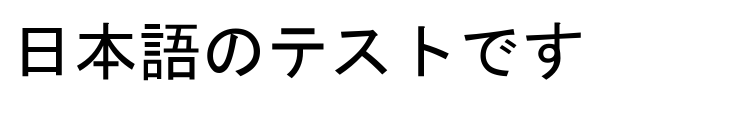
#> input picture tools/fixtures/jp-horizontal.png, 748 x 115 px; its folder holds only this picture in this run
$ python -i bubble_detector.py   (imports and definitions only)
#> lines starting #> are read from the running program, lines starting #| are printed output that depends on the picture; after the words box and inside, x2 and y2 are one past the last pixel; in counts of white or black regions, pixels touching at a corner belong together
#> further down, picture is the input picture: PIL image 748x115 RGB; min 0, max 255, mean 232.5
"""Lightweight text-region grouping for page-level manga OCR."""

from __future__ import annotations

import math

import numpy as np
from PIL import Image, ImageFilter


def _components(mask: np.ndarray) -> list[tuple[int, int, int, int]]:
    """Return connected bounding boxes using row runs and a union-find."""
    parents: list[int] = []
    boxes: list[list[int]] = []
    previous: list[tuple[int, int, int]] = []

    def root(label: int) -> int:
        while parents[label] != label:
            parents[label] = parents[parents[label]]
            label = parents[label]
        return label

    for y, row in enumerate(mask):
        padded = np.pad(row, (1, 1), constant_values=False).astype(np.int8)
        edges = np.diff(padded)
        starts = np.flatnonzero(edges == 1)
        ends = np.flatnonzero(edges == -1)
        current: list[tuple[int, int, int]] = []
        previous_index = 0
        for start, end in zip(starts, ends):
            while previous_index < len(previous) and previous[previous_index][1] < start:
                previous_index += 1
            overlaps = []
            scan = previous_index
            while scan < len(previous) and previous[scan][0] <= end:
                overlaps.append(root(previous[scan][2]))
                scan += 1
            if overlaps:
                label = overlaps[0]
                for other in overlaps[1:]:
                    other_root = root(other)
                    label_root = root(label)
                    if other_root != label_root:
                        parents[other_root] = label_root
                        boxes[label_root] = [
                            min(boxes[label_root][0], boxes[other_root][0]),
                            min(boxes[label_root][1], boxes[other_root][1]),
                            max(boxes[label_root][2], boxes[other_root][2]),
                            max(boxes[label_root][3], boxes[other_root][3]),
                        ]
                label = root(label)
                box = boxes[label]
                box[0] = min(box[0], int(start))
                box[1] = min(box[1], y)
                box[2] = max(box[2], int(end))
                box[3] = max(box[3], y + 1)
            else:
                label = len(parents)
                parents.append(label)
                boxes.append([int(start), y, int(end), y + 1])
            current.append((int(start), int(end), label))
        previous = current

    unique: dict[int, tuple[int, int, int, int]] = {}
    for index, box in enumerate(boxes):
        label = root(index)
        current_box = unique.get(label)
        value = (box[0], box[1], box[2], box[3])
        if current_box is None:
            unique[label] = value
        else:
            unique[label] = (
                min(current_box[0], value[0]),
                min(current_box[1], value[1]),
                max(current_box[2], value[2]),
                max(current_box[3], value[3]),
            )
    return list(unique.values())


# How many proposals one screenshot may carry into recognition.
#
# This is a budget: every region costs one OCR pass (measured ~0.2 s on the
# development CPU, so the cap is seconds, not minutes), and it needs to sit
# above the number of text groups a dense page genuinely has. On a two-page
# spread the detector returns 58 proposals after merging, and with the old
# cap of 24 ten readable balloons — '黙れコラァ！！！' at 0.99 confidence,
# '一枚だけな' at 1.00, 'はいジョーカー！', '買ってもらったゲームで…' — ranked
# past the cut and were never read, while artwork fragments took their slots.
# Junk does share the budget, because nothing before OCR reliably separates a
# balloon from artwork that merely contains lettering; the confidence gate
# discards those afterwards. 80 keeps the spread's last real balloons
# ('またねー' at 0.98) inside the budget with a little headroom.
MAX_TEXT_REGIONS = 80
MAX_REGION_AREA_RATIO = 0.05
MAX_DARK_TEXT_CONTEXT_AREA_RATIO = 0.08
# White lettering on a black panel can touch a white face highlight or the
# page margin after the normal dilation, producing one large component that
# the 5% area cap discards. A second, tighter light-mask pass recovers those
# groups. It only accepts a large, mostly-dark, mostly-light-ink box, so the
# extra pass does not add the small face/hair highlights the normal pass
# already sees (or deliberately ignores).
LIGHT_TEXT_RECOVERY_KERNEL = 7
LIGHT_TEXT_RECOVERY_MIN_AREA_RATIO = 0.005
LIGHT_TEXT_RECOVERY_MAX_AREA_RATIO = 0.08
LIGHT_TEXT_RECOVERY_DARK_RATIO = 0.50
LIGHT_TEXT_RECOVERY_LIGHT_RATIO = 0.06
LIGHT_TEXT_RECOVERY_MIN_ASPECT = 1.2

# Overlap, as a fraction of the smaller box, above which two proposals count as
# the same piece of text. A balloon proposal and the glyphs inside it overlap
# heavily, so they merge at a lower bar than two ordinary proposals.
#
# Lowering these was measured and rejected: sweeping the text-vs-text bar from
# 0.65 down to 0.35 with tools/tune_duplicates.py cost a whole real balloon
# (4/5 -> 3/5 of the page's genuine text blocks) while removing nothing, because
# no pair of surviving regions overlapped at all. Keep them where they are.
BUBBLE_DUPLICATE_OVERLAP = 0.45
TEXT_DUPLICATE_OVERLAP = 0.65


# Share of a proposal's box that other proposals must cover for it to count
# as the paper *around* balloons rather than a balloon itself, and the share
# of the page the proposal itself must occupy to qualify as a panel.
#
# Both bars come from measured pages. The panel backgrounds that swallowed
# balloons covered 0.32 (13.8% of the page) and 0.49 (7.0%); the one candidate
# the guard must *not* drop is a real balloon at 0.30 — but only 1.8% of the
# page, where its "inner" is the furigana strip beside the letters, so the
# page-share bar does the separating.
BACKGROUND_INNER_SHARE = 0.28
BACKGROUND_MIN_SHARE_OF_PAGE = 0.035


def _drop_background_containers(
    candidates: list[tuple[int, int, int, int, int]],
    page_area: int,
) -> list[tuple[int, int, int, int, int]]:
    """Drop enclosed proposals that are panels' backgrounds, not balloons.

    A white panel is enclosed by its frame, so its background passes the ring
    test, and its bounding box covers every balloon standing on it — which
    makes it measure the balloons' lettering as its own score. On a
    dialogue-heavy spread that background then outranked the balloons (89911
    against 8317 and 4200), won the duplicate pass, and the two real balloons
    inside it were thrown away unread while the background itself was read as
    one garbled merged crop. When other proposals cover a large share of a
    proposal's box, it is that background: keep the contents, drop the
    container. Measured the same way on a second spread, a panel background
    at 0.32 coverage quietly swallowed its one balloon ('まあまあ‥‥っていうか
    普通‥‥'), which then never reached recognition at all.
    """
    boxes = [(item[0], item[1], item[2], item[3]) for item in candidates]
    keep = []
    for index, (left, top, right, bottom) in enumerate(boxes):
        area = (right - left) * (bottom - top)
        covered = 0
        for other, (other_left, other_top, other_right, other_bottom) in enumerate(boxes):
            if other == index:
                continue
            if (
                left <= other_left
                and top <= other_top
                and other_right <= right
                and other_bottom <= bottom
            ):
                covered += (other_right - other_left) * (other_bottom - other_top)
        if (
            area >= BACKGROUND_MIN_SHARE_OF_PAGE * page_area
            and covered >= BACKGROUND_INNER_SHARE * area
        ):
            continue
        keep.append(candidates[index])
    return keep


def _share_text_line(
    first: tuple[int, int, int, int, int],
    second: tuple[int, int, int, int, int],
) -> bool:
    left_a, top_a, right_a, bottom_a, _ = first
    left_b, top_b, right_b, bottom_b, _ = second
    width_a, height_a = right_a - left_a, bottom_a - top_a
    width_b, height_b = right_b - left_b, bottom_b - top_b
    overlap_x = max(0, min(right_a, right_b) - max(left_a, left_b))
    overlap_y = max(0, min(bottom_a, bottom_b) - max(top_a, top_b))
    gap_x = max(0, max(left_a, left_b) - min(right_a, right_b))
    gap_y = max(0, max(top_a, top_b) - min(bottom_a, bottom_b))
    scale_ratio = max(
        width_a / width_b,
        width_b / width_a,
        height_a / height_b,
        height_b / height_a,
    )
    same_reading_line = (
        scale_ratio <= 2.0
        and gap_x <= max(12, round(min(height_a, height_b) * 0.12))
        and overlap_y / min(height_a, height_b) >= 0.3
    )
    minimum_width = min(width_a, width_b)
    horizontal_segments = (
        width_a >= height_a * 0.9 and width_b >= height_b * 0.9
    )
    vertical_gap_factor = 1.4 if minimum_width >= 50 and horizontal_segments else 0.3
    same_vertical_block = (
        scale_ratio <= 2.5
        and gap_y <= max(12, round(minimum_width * vertical_gap_factor))
        and overlap_x / min(width_a, width_b) >= 0.55
    )
    return same_reading_line or same_vertical_block


def _separated_by_stroke(
    first: tuple[int, int, int, int, int],
    second: tuple[int, int, int, int, int],
    dark: np.ndarray,
) -> bool:
    """Whether a dark stroke runs between two vertically adjacent proposals.

    Two fragments of one piece of text are separated by white paper; two
    stacked speech balloons are separated by their outlines. The latter must
    not be merged — reading two balloons as one region produced garbled crops
    on a dialogue-dense spread — so a horizontal dark line across the overlap
    between the two boxes vetoes the merge.
    """
    if first[1] > second[1]:
        first, second = second, first
    overlap_left = max(first[0], second[0])
    overlap_right = min(first[2], second[2])
    if overlap_right - overlap_left < 8:
        return False
    gap_top = max(0, first[3])
    gap_bottom = min(dark.shape[0], second[1])
    if gap_bottom <= gap_top:
        gap_top = max(0, first[3] - 2)
        gap_bottom = min(dark.shape[0], first[3] + 2)
    band = dark[gap_top:gap_bottom, overlap_left:overlap_right]
    if band.size == 0:
        return False
    return bool((band.mean(axis=1) >= 0.7).any())


# The smallest component that counts as a glyph rather than texture.
#
# Screentone is drawn as thousands of 1–3px dots, every one of them small,
# round and solid — exactly the shape statistics a glyph detector looks for.
# On a screentone-heavy page those dots outscored the real lettering and the
# top slots filled with empty panels; the detector's recall against the
# labelled corpus sat at ~15% for it. Real glyphs on a page scaled to 1600px
# are 8px and up (area >= 64), while anti-aliased halftone dots stay under
# 4x5; a floor of 20 separates them with plenty of margin either way.
MIN_GLYPH_AREA = 20
# Below this total, a region is texture, not text — an empty balloon interior
# has no glyph-like components at all and drops out, which is the point.
MIN_GLYPH_SCORE = 24


# [14 lines left out: function _has_text_like_ink, not called in this run]


def _is_page_light_background(
    gray_pixels: np.ndarray,
    box: tuple[int, int, int, int],
    width: int,
    height: int,
) -> bool:
    """Whether a light-mask proposal is the page margin, not lettering.

    A white page strip at the top/right edge is a large light component. When
    it touches the white strokes of a dark-panel caption, the grouping step
    merges both and the resulting box exceeds the 5% area cap, so the caption
    vanishes without ever reaching OCR. Black-on-white text is handled by the
    dark masks, so rejecting a large, edge-touching, mostly-light region from
    the light masks is safe; white lettering on a dark panel keeps a high dark
    share and is not rejected.
    """
    left, top, right, bottom = box
    box_area = (right - left) * (bottom - top)
    page_area = width * height
    if box_area < page_area * 0.02:
        return False
    edge = max(2, round(min(width, height) * 0.005))
    touches_edge = (
        left <= edge or top <= edge or
        right >= width - edge or bottom >= height - edge
    )
    if not touches_edge:
        return False
    region = gray_pixels[top:bottom, left:right]
    light_share = np.count_nonzero(region > 235) / box_area
    dark_share = np.count_nonzero(region < 70) / box_area
    return light_share >= 0.45 and dark_share < 0.50


def _glyph_score(gray_pixels: np.ndarray, box: tuple[int, int, int, int]) -> int:
    """Total area of glyph-like strokes inside a proposal.

    Ranking candidates by raw ink let artwork win: a hatched face or a figure's
    outline carries more ink than a balloon's text, so on a dialogue-dense page
    the top slots filled with blobs and real text fell off the list. Glyphs are
    small, compact, solid components; artwork strokes are long, hollow or
    sprawling, and are excluded here, so a text group outranks a bigger blob.

    Both polarities are measured and the better one wins: dialogue over dark
    artwork is light lettering, and scoring dark ink only rated those crops
    zero (the background itself is one giant dark component), which silently
    dropped them from the candidate list.
    """
    left, top, right, bottom = box
    box_width, box_height = right - left, bottom - top
    region = gray_pixels[top:bottom, left:right]
    best = 0
    for interior in (region < 185, region > 205):
        total = 0
        for gl, gt, gr, gb in _components(interior):
            width, height = gr - gl, gb - gt
            area = width * height
            # 0.85, not 0.6: a crop tight around one line of text has glyphs as
            # tall as the box itself, and the tighter cap silently scored whole
            # caption lines at zero. Only strokes that genuinely span the box
            # (frames, outlines, motion lines) are excluded.
            if area < MIN_GLYPH_AREA or width > box_width * 0.85 or height > box_height * 0.85:
                continue
            if interior[gt:gb, gl:gr].mean() >= 0.2:
                total += area
        best = max(best, total)
    return best


# [56 lines left out: function _split_run, not called in this run]


def detect_text_regions(
    image: Image.Image, limit: int = MAX_TEXT_REGIONS
) -> list[tuple[int, int, int, int]]:
    """Find grouped ink regions suitable for MangaOCR, in source-image pixels.

    This deliberately uses only Pillow and NumPy, already required by the OCR
    backend. It groups dark or light lettering by contrast, rather than
    attempting to segment decorative balloon outlines as text.
    """
#> called with limit = 80
    source_width, source_height = image.size
    if not source_width or not source_height:
        return []
    scale = min(1.0, 1600 / max(source_width, source_height))
    width = max(1, round(source_width * scale))
    height = max(1, round(source_height * scale))
    gray = image.convert("L").resize((width, height), Image.Resampling.LANCZOS)
    gray_pixels = np.asarray(gray)
    gray_values = gray_pixels.astype(np.int16)
    contrast_kernel = max(11, min(31, (round(max(width, height) / 40) | 1)))
    local_maximum = np.asarray(
        gray.filter(ImageFilter.MaxFilter(contrast_kernel)),
        dtype=np.int16,
    )
#> local_maximum: shape (115, 748) int16; every value is 255
    local_minimum = np.asarray(
        gray.filter(ImageFilter.MinFilter(contrast_kernel)),
        dtype=np.int16,
    )
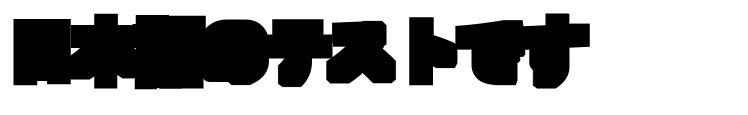
#> local_minimum: shape (115, 748) int16; min 0, max 255, mean 159.4
    ink_masks = (
        gray_pixels < 185,
        gray_pixels > 235,
        ((local_maximum - gray_values) > 36) & (gray_pixels >= 40) & (gray_pixels < 235),
        ((gray_values - local_minimum) > 36) & (gray_pixels > 20) & (gray_pixels <= 235),
    )

    # Join nearby glyph strokes without merging panel borders and artwork into
    # a page-sized component. Check both dark lettering and light lettering
    # over dark artwork.
    radius = max(4, min(5, round(max(width, height) / 500)))
    kernel = (radius + 2) * 2 + 1
    candidates = []
    bubble_candidates = []
    minimum_ink = max(16, round(width * height * 0.000004))

    # Closed, light speech balloons can provide a better OCR crop than the
    # fragmented glyph groups inside them. Keep these proposals separate from
    # morphology-based grouping so large illustration regions stay excluded.
    #
    # The outlines are sealed before the interiors are taken (dilate then erode
    # on the dark mask). A plain `gray > 230` component search fails here: JPEG
    # noise drops single pixels on the outline below the threshold, an interior
    # then leaks into the page background and merges with it, and a page full of
    # balloons produced almost no usable proposals. Sealing a two-pixel gap
    # costs nothing on real outlines and keeps every interior its own component.
    dark_for_seal = (gray_pixels < 210).astype(np.uint8) * 255
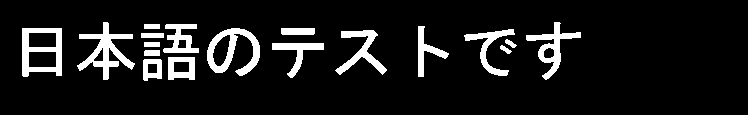
#> dark_for_seal: shape (115, 748); 9.9% white; 18 white regions, largest, box (x1, y1, x2, y2) and area: (77, 22, 135, 80) 1139, (207, 28, 260, 76) 1069, (22, 28, 62, 77) 1034
    sealed = np.asarray(
        Image.fromarray(dark_for_seal)
        .filter(ImageFilter.MaxFilter(7))
        .filter(ImageFilter.MinFilter(7))
    ) > 0
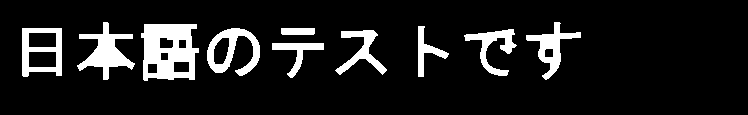
#> sealed: shape (115, 748) bool; 11.3% white; 10 white regions, largest, box (x1, y1, x2, y2) and area: (141, 24, 199, 81) 2349, (77, 22, 135, 80) 1332, (207, 28, 260, 76) 1118
    for left, top, right, bottom in _components(~sealed):
        box_width, box_height = right - left, bottom - top
        box_area = box_width * box_height
        if box_width < 24 or box_height < 24:
            continue
        if box_area < width * height * 0.004 or box_area > width * height * 0.16:
            continue
        # Vertical-text balloons are tall and narrow; a plain 0.35–1.7 range
        # rejected most of them. 0.22–2.2 covers the real shapes on both page
        # orientations (a long two-line balloon reaches ~2.0) without admitting
        # wide art panels, which keep being rejected.
        if not 0.22 <= box_width / box_height <= 2.2:
            continue
        dark_ink_count = int((gray_pixels[top:bottom, left:right] < 185).sum())
        dark_ink_ratio = dark_ink_count / box_area
        if dark_ink_count < minimum_ink or not 0.015 <= dark_ink_ratio <= 0.65:
            continue
        # A balloon is enclosed by its own outline. Check the band just outside
        # the interior: an enclosed white patch of artwork (an eye highlight, a
        # shirt fold) passes the size and ink tests but is not ringed by a
        # continuous dark stroke.
        ring = 3
        crop_light = (~sealed)[top:bottom, left:right]
        crop_dark = sealed[top:bottom, left:right]
        grown = np.asarray(
            Image.fromarray(crop_light.astype(np.uint8) * 255)
            .filter(ImageFilter.MaxFilter(2 * ring + 1))
        ) > 0
        band = grown & ~crop_light
        band_pixels = int(band.sum())
        if band_pixels <= 0:
            continue
        # The band follows the shape's own boundary (a bbox ring misses the
        # outline of a round balloon entirely, since the ellipse only touches
        # its bounding box at four points).
        if int((crop_dark & band).sum()) / band_pixels < 0.18:
            continue
        if not _has_text_like_ink(gray_pixels, (left, top, right, bottom)):
            continue
        bubble_candidates.append((left, top, right, bottom, dark_ink_count))
#> this loop made 10 passes
#> (left, top, right, bottom, box_width, box_height, box_area) on passes 1 to 8: (0, 0, 748, 115, 748, 115, 86020), (29, 33, 56, 47, 27, 14, 378), (160, 38, 173, 48, 13, 10, 130), (214, 38, 229, 64, 15, 26, 390), (179, 40, 186, 48, 7, 8, 56), (545, 49, 553, 57, 8, 8, 64), (29, 52, 56, 67, 27, 15, 405), (161, 53, 168, 60, 7, 7, 49)
#> after the loop, bubble_candidates = []
#> (the rest of the program and of its run is left out)
